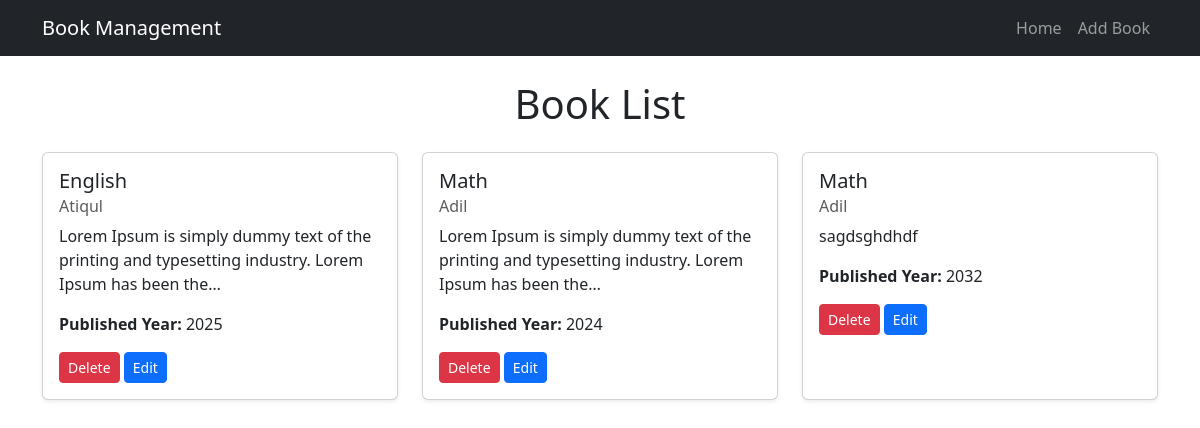
Before: / with the older database file.
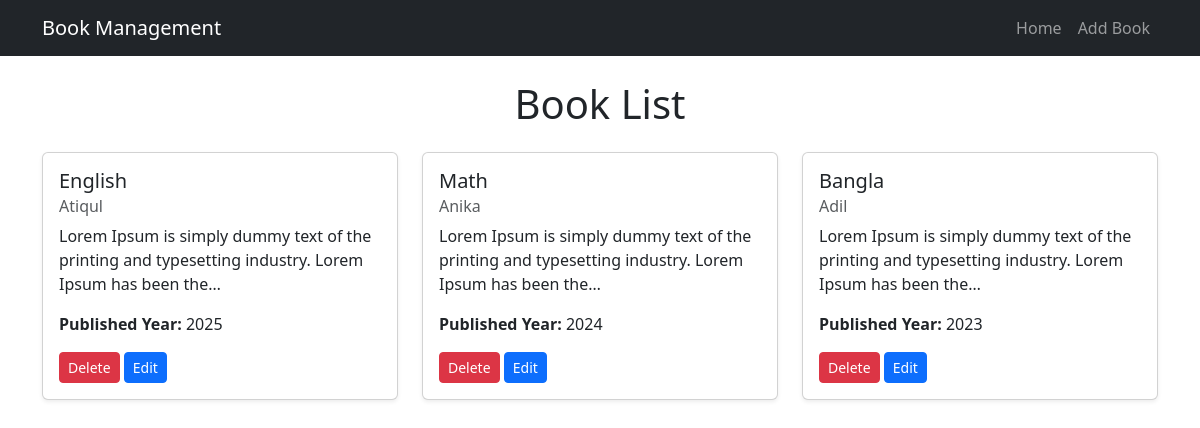
After: the same page with the newer database file.
### books/models.py (models this page shows, shortened)
class Book(models.Model):
    title = models.CharField(max_length=100)
    author = models.CharField(max_length=100)
    description = models.TextField()
    published_year = models.PositiveBigIntegerField()

### books/views.py (the view)
# urls.py: path('',homepage,name='homepage'),
def homepage(request):
    books = Book.objects.all()
    return render(request,'book_list.html',{'books':books})

### templates/book_list.html (shortened to what this page needs)
{% extends "base.html" %}
{% block content %}
    <h1 class="text-center mb-4">Book List</h1>
    <div class="row">
        {% for book in books %}
            <div class="col-md-4 mb-4">
                <div class="card shadow-sm h-100">
                    <div class="card-body">
                        <h5 class="card-title">{{ book.title }}</h5>
                        <h6 class="card-subtitle text-muted mb-2">{{ book.author }}</h6>
                        <p class="card-text">{{ book.description|truncatechars:100 }}</p>
                        <p><strong>Published Year:</strong> {{ book.published_year }}</p>
                        <a href="{% url 'delete_book' book.id %}" class="btn btn-danger btn-sm">Delete</a>
                        <a href="{% url 'edit_book' book.id %}" class="btn btn-primary btn-sm">Edit</a>
                    </div>
                </div>
            </div>
        {% empty %}
            <p class="text-center">No books available.</p>
        {% endfor %}
    </div>
{% endblock %}

Changed rows visible on the page:
changed Book "Math": author "Adil" → "Anika"
changed Book "Adil": title "Math" → "Bangla"; description "sagdsghdhdf" → "Lorem Ipsum is simply dummy text of the printing and typesetting industry. Lorem Ipsum has been the…"; published_year "2032" → "2023"
